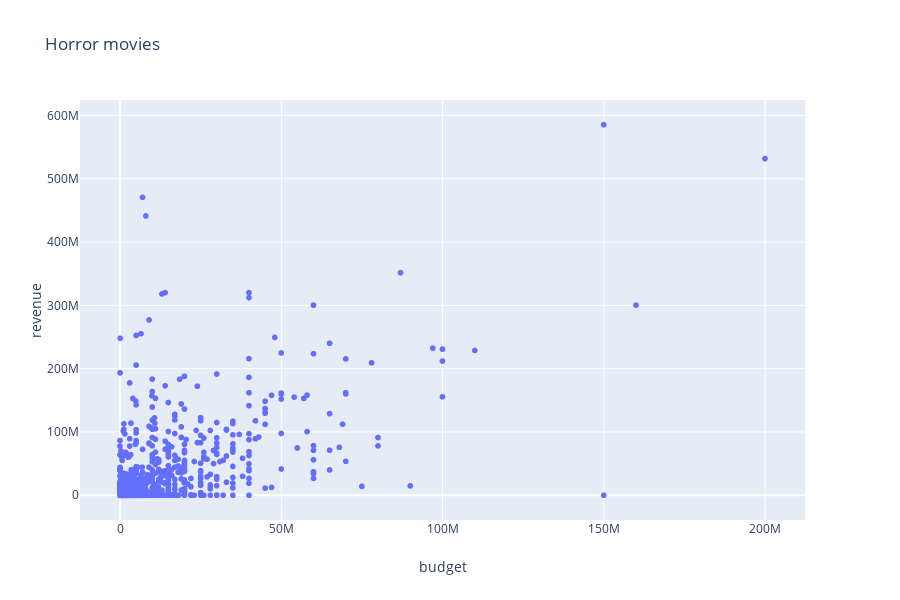

The cell this chart's notebook holds for it:
### Code cell
# Plot movie by genres (Horror)
comedy_id = movies_genres[movies_genres['genres'] == 'Horror']['movieId']
comedy_movies = movies_metadata.loc[movies_metadata['id'].isin(comedy_id)]
px.scatter(comedy_movies, x="budget", y="revenue", hover_name="original_title", title="Horror movies")

### Figure 1 — Plotly figure (JSON) as saved in the notebook; plotly's stock layout.template omitted (floating-point values rounded to 4 significant figures; data arrays with more than 128 entries replaced by an {"elided": "..."} marker saying what was removed)
{"data": [{"hoverlabel": {"namelength": 0}, "hovertemplate": "<b>%{hovertext}</b><br><br>budget=%{x}<br>revenue=%{y}", "hovertext": {"elided": "4673 str values"}, "legendgroup": "", "marker": {"color": "#636efa", "symbol": "circle"}, "mode": "markers", "name": "", "showlegend": false, "type": "scattergl", "x": {"elided": "4673 str values"}, "xaxis": "x", "y": {"elided": "4673 int values"}, "yaxis": "y"}], "layout": {"height": 600, "legend": {"tracegroupgap": 0}, "title": {"text": "Horror movies"}, "xaxis": {"anchor": "y", "domain": [0, 0.98], "title": {"text": "budget"}}, "yaxis": {"anchor": "x", "domain": [0, 1], "title": {"text": "revenue"}}}}
